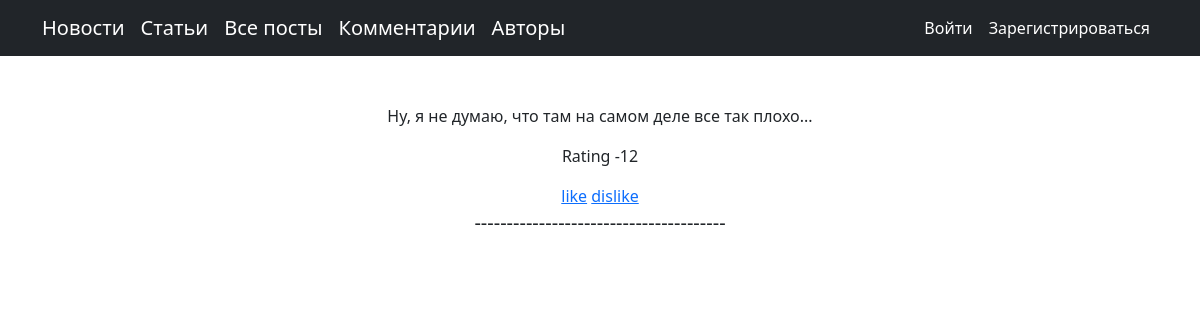
Screenshot of /showcomment/3 with the database file from the repository.
### newsportal/models.py (models this page shows, shortened)
class Comment(models.Model):
    post = models.ForeignKey(Post, on_delete=models.CASCADE)
    user = models.ForeignKey(User, on_delete=models.CASCADE)
    content = models.TextField()
    date_created = models.DateTimeField(auto_now_add=True)
    rating = models.SmallIntegerField(default=0)

### newsportal/views.py (the view)
# urls.py: path('showcomment/<int:comment_id>', showcomment, name='showcomment'),
def showcomment(request, comment_id):
    comment = Comment.objects.get(pk=comment_id)
    context = {
        'title':'comment',
        'comment':comment
    }
    return render(request, 'newsportal/showcomment.html', context)

### newsportal/templatetags/custom_filters.py (called while the page is built)
@register.filter()
def censor(value:str):
   swear_words = ('банан', 'морков', 'карто', 'броккол', 'ананас',
                  'Банан', 'Морков', 'Карто', 'Броккол', 'Ананас',)
   for word in swear_words:
      if word in value:
          value = value.replace(word, '****')
   return value

### newsportal/templates/newsportal/showcomment.html (shortened to what this page needs)
{% extends 'newsportal/default.html' %}
{% load custom_filters %}
{% block content %}
<p>{{ comment.content|censor }}</p>
<p>Rating {{ comment.rating }}</p>
<a href="{% url 'likecomment' comment.pk %}">like</a>
<a href="{% url 'dislikecomment' comment.pk %}">dislike</a>
{% endblock content %}

### rows the page displays
Comment: content|censor "Ну, я не думаю, что там на самом деле все так плохо...", rating "-12"
